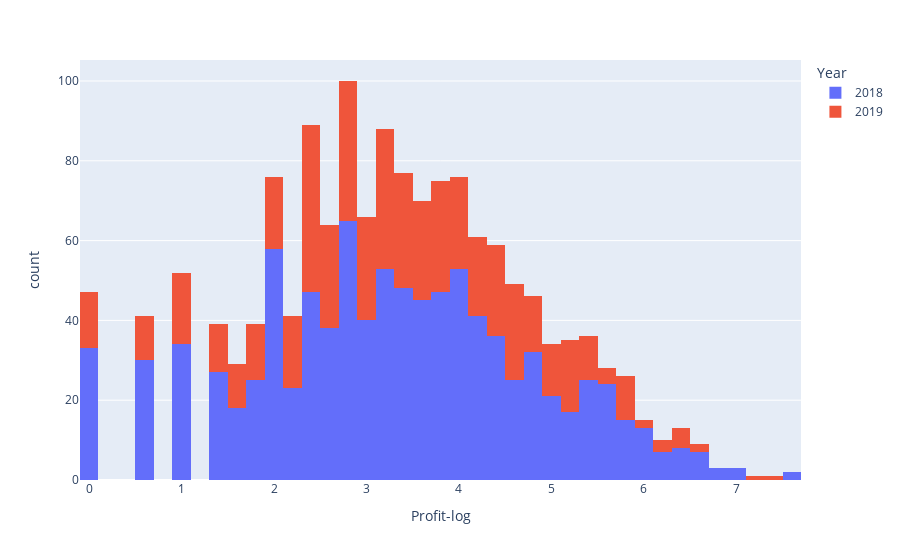

The notebook cell saved with this chart:
### Code cell
px.histogram(orders, x= orders["Profit-log"],color="Year")

### Figure 1 — Plotly figure (JSON) as saved in the notebook; plotly's stock layout.template omitted (floating-point values rounded to 4 significant figures; data arrays with more than 128 entries replaced by an {"elided": "..."} marker saying what was removed)
{"data": [{"alignmentgroup": "True", "bingroup": "x", "hovertemplate": "Year=2018<br>Profit-log=%{x}<br>count=%{y}<extra></extra>", "legendgroup": "2018", "marker": {"color": "#636efa", "pattern": {"shape": ""}}, "name": "2018", "offsetgroup": "2018", "orientation": "v", "showlegend": true, "type": "histogram", "x": {"elided": "963 float values"}, "xaxis": "x", "yaxis": "y"}, {"alignmentgroup": "True", "bingroup": "x", "hovertemplate": "Year=2019<br>Profit-log=%{x}<br>count=%{y}<extra></extra>", "legendgroup": "2019", "marker": {"color": "#EF553B", "pattern": {"shape": ""}}, "name": "2019", "offsetgroup": "2019", "orientation": "v", "showlegend": true, "type": "histogram", "x": {"elided": "537 float values"}, "xaxis": "x", "yaxis": "y"}], "layout": {"barmode": "relative", "legend": {"title": {"text": "Year"}, "tracegroupgap": 0}, "margin": {"t": 60}, "xaxis": {"anchor": "y", "domain": [0, 1], "title": {"text": "Profit-log"}}, "yaxis": {"anchor": "x", "domain": [0, 1], "title": {"text": "count"}}}}
